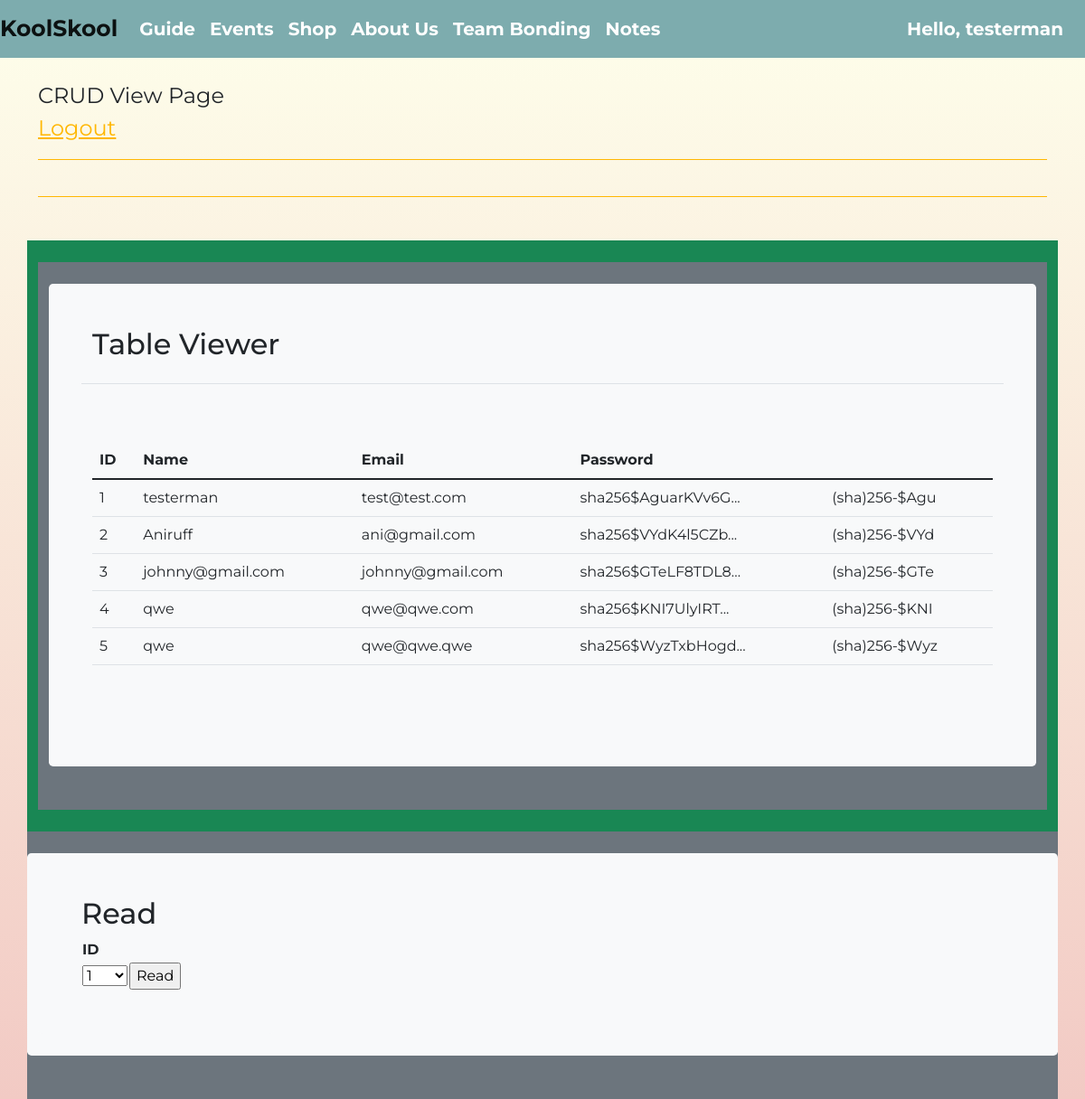
Page /crud/crudview/ (signed in) on the committed database.
### cruddy/model.py (models this page shows, shortened)
class Users(UserMixin, db.Model):
    __tablename__ = 'users'
    userID = db.Column(db.Integer, primary_key=True)
    name = db.Column(db.String(255), unique=False, nullable=False)
    email = db.Column(db.String(255), unique=True, nullable=False)
    password = db.Column(db.String(255), unique=False, nullable=False)
    phone = db.Column(db.String(255), unique=False, nullable=False)
    notes = db.relationship("Notes", cascade='all, delete', backref='users', lazy=True)
    def read(self):
        return {
            "userID": self.userID,
            "name": self.name,
            "email": self.email,
            "password": self.password,
            "phone": self.phone,
            "query": "by_alc"  # This is for fun, a little watermark
        }
    def delete(self):
        db.session.delete(self)
        db.session.commit()
        return None

### cruddy/app_crud.py (the view)
@app_crud.route('/crudview/')
@login_required
def crud_view():
    return render_template("crudview.html", table=users_all())

### cruddy/login.py (called while the page is built)
@login_manager.user_loader
def user_loader(user_id):
    if user_id is not None:
        return Users.query.get(user_id)
    return None

### cruddy/query.py (called while the page is built)
def users_all():
    table = Users.query.all()
    json_ready = [peep.read() for peep in table]
    return json_ready

### cruddy/templates/cruddy/crudview.html (shortened to what this page needs)
<!DOCTYPE html>
{% extends "layouts/base.html" %}
{% block content %}
<div class="container py-4">
    <header class="pb-3 mb-4 border-bottom border-primary text-dark">
        <span class="fs-4">CRUD View Page</span>
        <header class="pb-3 mb-4 border-bottom border-primary text-dark">
            <span class="fs-4"><a href={{ url_for('crud.crud_logout') }}>Logout</a></span>
        </header>
    </header>
</div>
<div class="container py-4 text-light bg-success">
    <div class="container bg-secondary py-4">
        <div class="p-5 mb-4 bg-light text-dark rounded-3">
            <h2>Table Viewer</h2>
            <div class="row align-items-md-stretch">
                <table class="table">
                    <tbody>
                    <tr>
                        <td></td>
                        <td></td>
                    </tr>
                    </tbody>
                </table>
            </div>
            <div class="row align-items-md-stretch">
                <div class="container-fluid py-5">
                    <table class="table">
                        <thead>
                        <tr>
                            <th>ID</th>
                            <th>Name</th>
                            <th>Email</th>
                            <th>Password</th>
                        </tr>
                        </thead>
                        <tbody>
                        {% for row in table %}
                        {% set pn = "" ~ row['password'] %}
                        {% set pnf = "(" ~ pn[0:3] ~ ")" ~ pn[3:6] ~ "-" ~ pn[6:10] %}
                        <tr>
                            <td>{{ row['userID'] }}</td>
                            <td>{{ row['name'] }}</td>
                            <td>{{ row['email'] }}</td>
                            <td>{{ row['password'] | truncate(20) }}</td>
                            <td>{{ pnf }}</td>
                        </tr>
                        {% endfor %}
                        </tbody>
                    </table>
                </div>
            </div>
        </div>
    </div>
</div>
<div class="container bg-secondary py-4">
    <div class="row mb-4 bg-light text-dark rounded-3">
        <div class="col-md-3">
            <div class="p-5 mb-4 bg-light text-dark rounded-3">
                <h2>Read</h2>
                <form method="POST" ID="read" action={{url_for('crud.read')}} >
                    <table id="read_table">
                        <tr><th><label for="read_userid">ID</label></th></tr>
                        <tr>
                            <td>
                                <select name="userid" id="read_userid">
                                    <optgroup label="userid">
                                        {% for row in table %}
                                        <option label="{{ row['userID'] }}">{{ row['userID'] }}</option>
                                        {% endfor %}
                                    </optgroup>
                                </select>
                            </td>
                            <td>
                                <input type="submit" value="Read">
                            </td>
                        </tr>
                    </table>
                </form>
            </div>
        </div>
    </div>
</div>
{% endblock %}

### templates/layouts/navbar.html (shortened to what this page needs)
<nav class="navbar navbar-expand-lg navbar-light" style="background-color: #7DACAE;">
  <a style="font-weight: bold; font-size: 25px;" class="navbar-brand" href="/">{{ basename }}</a>
  <div class="collapse navbar-collapse" id="navbarSupportedContent">
    <ul class="navbar-nav mr-auto">
      <li class="nav-item">
        <a style="color: white; font-weight: bold; font-size: 20px;" class="nav-link" href="/">Guide</a>
      </li>
      <li class="nav-item">
        <a style="color: white; font-weight: bold; font-size: 20px;" class="nav-link" href={{ url_for('events')}}>Events</a>
      </li>
      <li class="nav-item">
        <a style="color: white; font-weight: bold; font-size: 20px;" class="nav-link" href={{ url_for('shop')}}>Shop</a>
      </li>
      <li class="nav-item">
        <a style="color: white; font-weight: bold; font-size: 20px;" class="nav-link" href={{ url_for('about')}}>About Us</a>
      </li>
      <li class="nav-item">
        <a style="color: white; font-weight: bold; font-size: 20px;" class="nav-link" href={{ url_for('activity')}}>Team Bonding</a>
      </li>
      <li>
          <a style="color: white; font-weight: bold; font-size: 20px;" class="nav-link" href={{url_for('notes.notes')}}>Notes</a>
      </li>
    </ul>
    <ul class="navbar-nav" style="margin-left: auto ">
      <li class="nav-item">
        <div class="px-3">
          {% if current_user.is_authenticated %}
          <a style="color: white; font-weight: bold; font-size: 20px;" class="nav-link" href={{url_for('main_logout')}}> Hello, {{ current_user.name }} </a>
          {% else %}
          <a style="color: white; font-weight: bold; font-size: 20px;" class="nav-link" href={{url_for('main_login')}}>Login</a>
          {% endif %}
        </div>
      </li>
    </ul>
  </div>
</nav>

### templates/layouts/base.html (style rules this page uses)
body { background: -webkit-gradient(linear, left top, left bottom, from(#FEFFEB), to(#f2cac4)) fixed; }

### rows in the picture
Users: name "testerman", userID "1", email "test@test.com", password "sha256$AguarKVv6G...", pnf "(sha)256-$Agu"
Users: userID "2", name "Aniruff", email "ani@gmail.com", password "sha256$VYdK4l5CZb...", pnf "(sha)256-$VYd"
Users: userID "3", name "johnny@gmail.com", email "johnny@gmail.com", password "sha256$GTeLF8TDL8...", pnf "(sha)256-$GTe"
Users: userID "4", name "qwe", email "qwe@qwe.com", password "sha256$KNI7UlyIRT...", pnf "(sha)256-$KNI"
Users: userID "5", name "qwe", email "qwe@qwe.qwe", password "sha256$WyzTxbHogd...", pnf "(sha)256-$Wyz"

### other values in the picture
{{ basename }} "KoolSkool"
form field userid "1"
